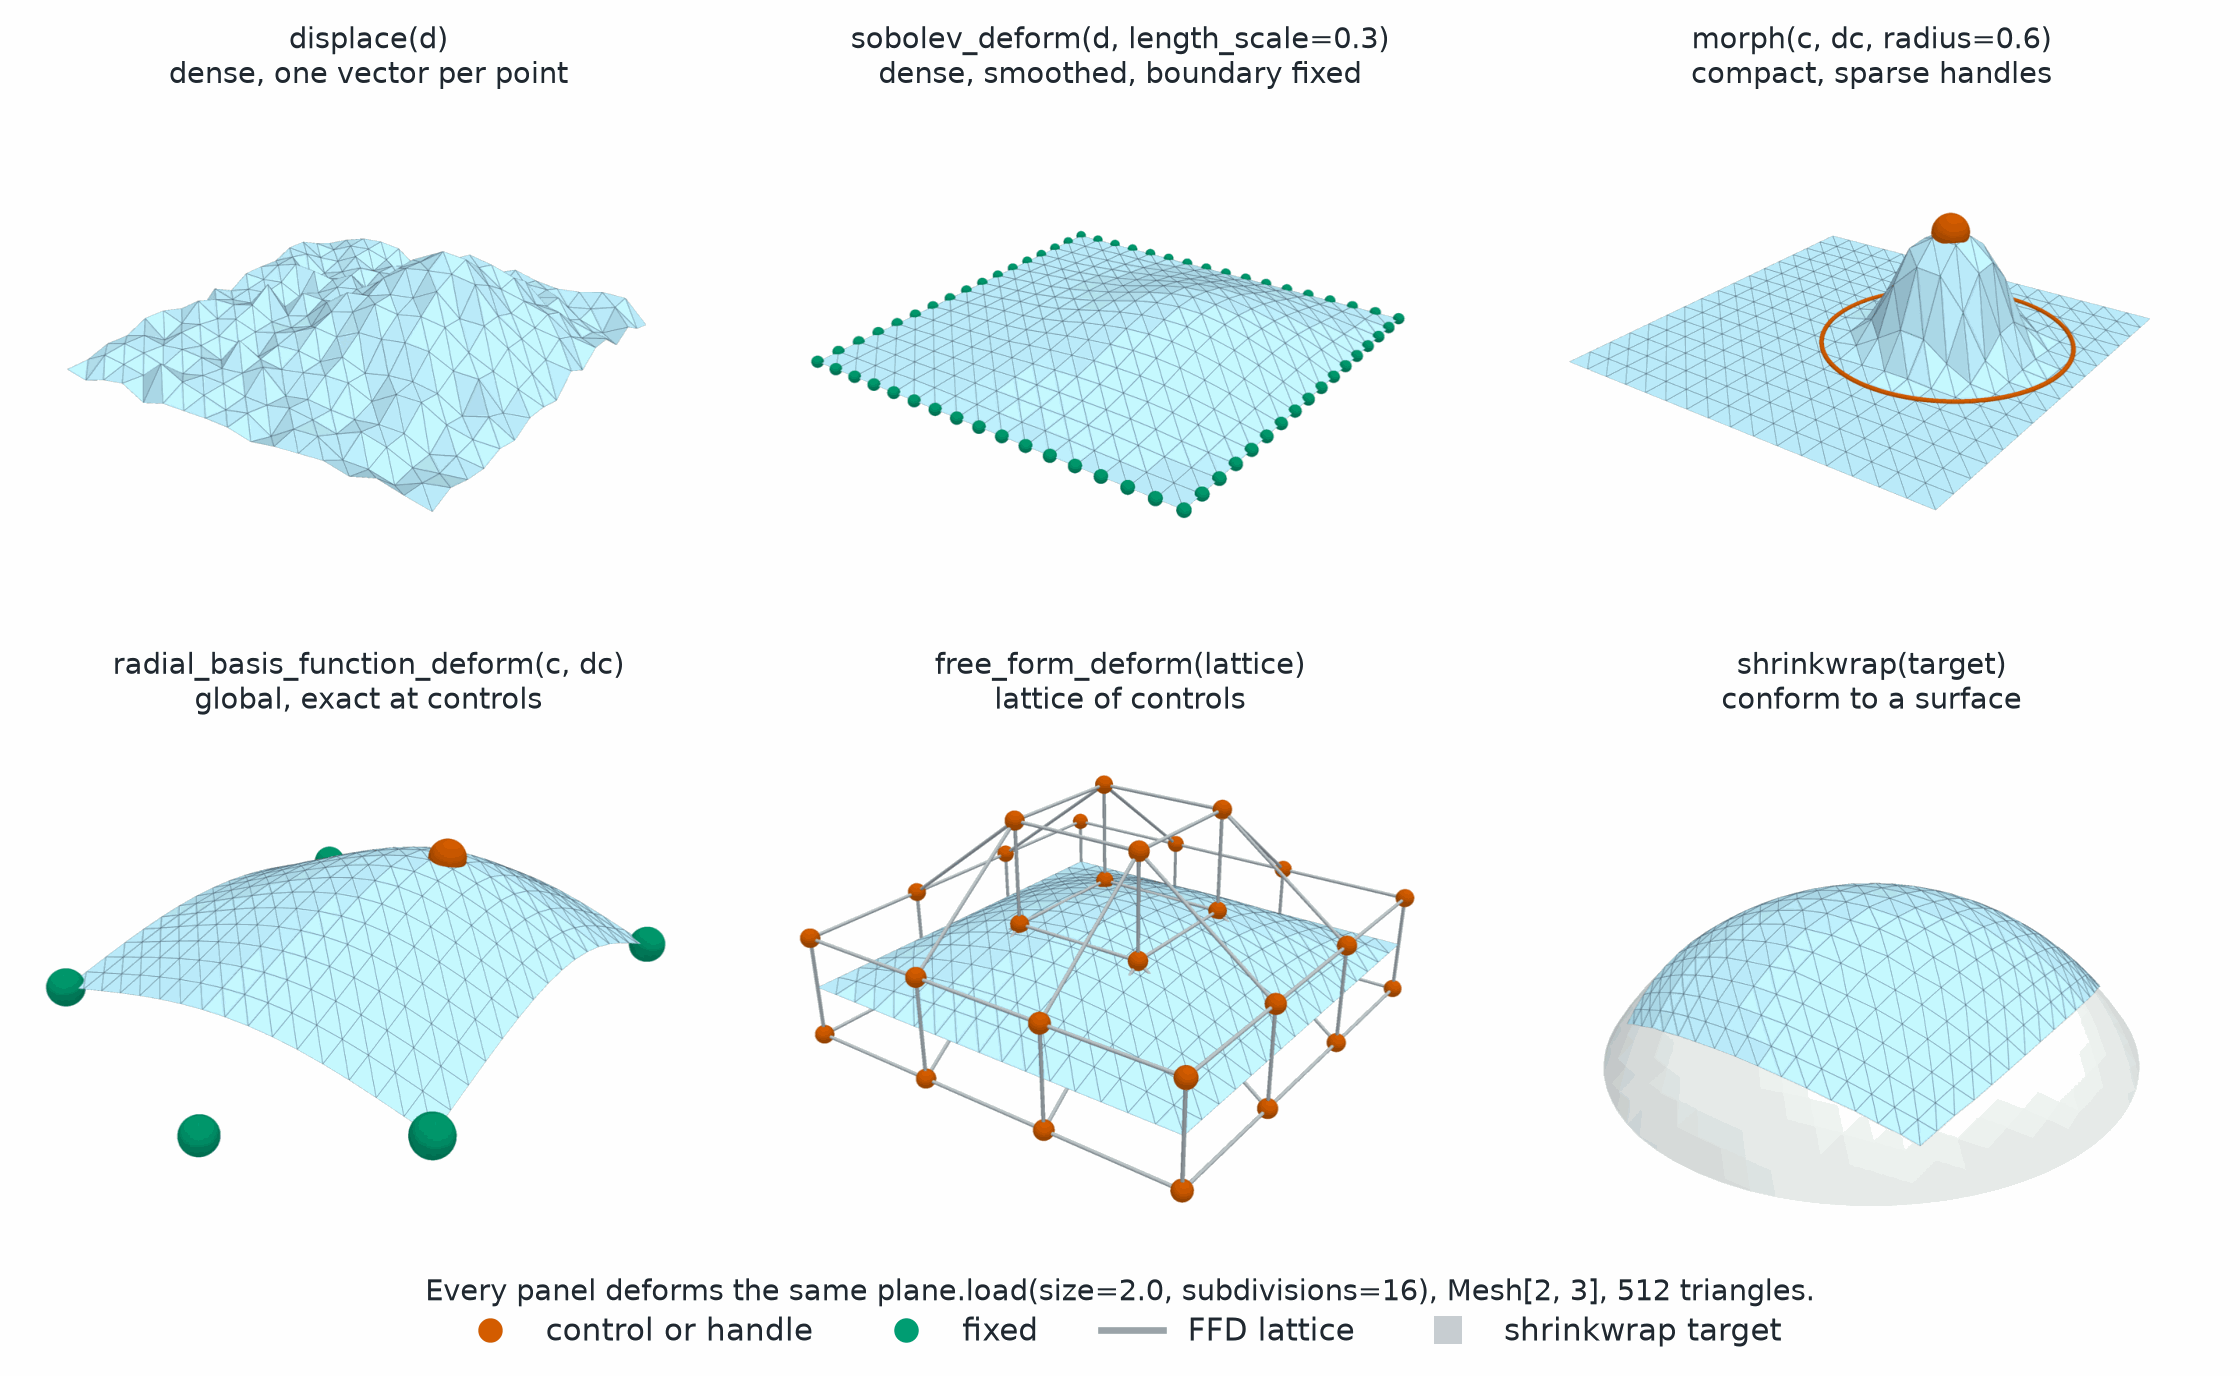

Reproduce this figure in Python.
# SPDX-FileCopyrightText: Copyright (c) 2023 - 2026 NVIDIA CORPORATION & AFFILIATES.
# SPDX-FileCopyrightText: All rights reserved.
# SPDX-License-Identifier: Apache-2.0
#
# Licensed under the Apache License, Version 2.0 (the "License");
# you may not use this file except in compliance with the License.
# You may obtain a copy of the License at
#
# http://www.apache.org/licenses/LICENSE-2.0
#
# Unless required by applicable law or agreed to in writing, software
# distributed under the License is distributed on an "AS IS" BASIS,
# WITHOUT WARRANTIES OR CONDITIONS OF ANY KIND, either express or implied.
# See the License for the specific language governing permissions and
# limitations under the License.

"""Apply the six deformation families to one flat sheet, seen from one camera."""

from itertools import product
from pathlib import Path

import matplotlib.pyplot as plt
import numpy as np
import torch
from _style import (
    ACCENT_LIGHTING,
    EDGE,
    FIXED,
    RESULT,
    SURFACE,
    SURFACE_EDGE,
    VIEW_UP,
    VIEW_VECTOR,
    save,
    spheres,
)
from matplotlib.lines import Line2D

from physicsnemo.mesh.io import to_pyvista
from physicsnemo.mesh.primitives.surfaces import plane, sphere_icosahedral

OUTPUT = Path(__file__).parent / "deformation_families.png"

SEED = 0
HANDLE = (0.3, 0.2)
LIFT = 0.55
RADIUS = 0.6
# One camera for every panel, so that the shapes compare directly.
FOCUS = (0.0, 0.0, -0.12)
CAMERA_DISTANCE = 5.1
SPHERE_RADIUS = 0.04
TARGET = "#c5ccd1"  # the shrinkwrap target, behind the result


def _render(actors):
    """Render PyVista actors off-screen from the shared fixed camera."""

    import pyvista as pv

    pv.OFF_SCREEN = True
    plotter = pv.Plotter(off_screen=True, window_size=(900, 720))
    plotter.enable_anti_aliasing("ssaa")
    plotter.set_background("white")
    for dataset, kwargs in actors:
        plotter.add_mesh(dataset, **{"ambient": 0.35, **kwargs})
    direction = np.asarray(VIEW_VECTOR) / np.linalg.norm(VIEW_VECTOR)
    eye = tuple(np.asarray(FOCUS) + CAMERA_DISTANCE * direction)
    plotter.camera_position = [eye, FOCUS, VIEW_UP]
    image = plotter.screenshot(return_img=True)
    plotter.close()
    return image


def _segments(starts, ends, radius):
    """Draw straight segments between paired points as tubes."""

    import pyvista as pv

    starts, ends = np.asarray(starts), np.asarray(ends)
    points = np.concatenate([starts, ends])
    n = len(starts)
    lines = np.column_stack([np.full(n, 2), np.arange(n), np.arange(n) + n]).ravel()
    return pv.PolyData(points, lines=lines).tube(radius=radius)


def main():
    """Generate the documentation image."""

    torch.manual_seed(SEED)
    sheet = plane.load(size=2.0, subdivisions=16)
    points = sheet.points
    x, y = points[:, 0], points[:, 1]
    edge = (x.abs() > 0.999) | (y.abs() > 0.999)
    up = torch.tensor([0.0, 0.0, 1.0])

    # A dense field: a smooth bump plus seeded noise, one vector per point.
    bump = 0.4 * torch.exp(-((x - HANDLE[0]) ** 2 + (y - HANDLE[1]) ** 2) / 0.25)
    noise = 0.035 * torch.randn(sheet.n_points)
    d = (bump + noise)[:, None] * up

    handle = torch.tensor([[HANDLE[0], HANDLE[1], 0.0]])
    lift = torch.tensor([[0.0, 0.0, LIFT]])
    corners = torch.tensor([[sx, sy, 0.0] for sx, sy in product((-1.0, 1.0), repeat=2)])
    # The corners and the handle are coplanar, which makes the affine tail singular.
    # A sixth fixed control below the sheet keeps the fit well posed.
    anchors = torch.cat([corners, torch.tensor([[0.0, -1.2, -0.3]])])
    controls = torch.cat([anchors, handle])
    control_moves = torch.cat([torch.zeros(len(anchors), 3), lift])

    # A 4 x 4 x 2 Bernstein lattice. The sheet is flat, so the box needs an explicit
    # positive z extent.
    origin = torch.tensor([-1.0, -1.0, -0.25])
    extent = torch.tensor([2.0, 2.0, 0.5])
    resolution = (4, 4, 2)
    lattice = torch.zeros(*resolution, 3)
    lattice[1:3, 1:3, :, 2] = 0.5

    target = sphere_icosahedral.load(radius=1.6, subdivisions=4).translate(
        torch.tensor([0.0, 0.0, -1.3])
    )
    # Drawn slightly inside the target, so that the wrapped sheet stays visible on it.
    backdrop = sphere_icosahedral.load(radius=1.585, subdivisions=4).translate(
        torch.tensor([0.0, 0.0, -1.3])
    )

    results = [
        sheet.displace(d),
        sheet.sobolev_deform(d, length_scale=0.3, fixed_points=edge),
        sheet.morph(handle, lift, radius=RADIUS),
        sheet.radial_basis_function_deform(controls, control_moves),
        sheet.free_form_deform(lattice, origin=origin, extent=extent),
        sheet.shrinkwrap(target),
    ]

    import pyvista as pv

    surface = {"color": SURFACE, "show_edges": True, "edge_color": SURFACE_EDGE}
    lifted = (handle + lift).numpy()
    accent = {"color": RESULT, **ACCENT_LIGHTING}
    fixed = {"color": FIXED, **ACCENT_LIGHTING}
    handle_actor = (spheres(lifted, 2.2 * SPHERE_RADIUS), accent)
    lift_actor = (_segments(handle.numpy(), lifted, 0.012), accent)

    edge_points = results[1].points[edge].numpy()
    # The compact support of the handle, drawn as a ring on the flat part of the sheet.
    angles = np.linspace(0.0, 2.0 * np.pi, 97)
    ring = np.column_stack(
        [HANDLE[0] + RADIUS * np.cos(angles), HANDLE[1] + RADIUS * np.sin(angles)]
    )
    ring = np.column_stack([ring, np.full(len(angles), 0.004)])
    support = _segments(ring[:-1], ring[1:], 0.011)

    nodes = np.stack(
        np.meshgrid(*[np.linspace(0.0, 1.0, n) for n in resolution], indexing="ij"), -1
    )
    nodes = origin.numpy() + extent.numpy() * nodes + lattice.numpy()
    starts, ends = [], []
    for axis in range(3):
        head = [slice(None)] * 3
        tail = [slice(None)] * 3
        head[axis], tail[axis] = slice(None, -1), slice(1, None)
        starts.append(nodes[tuple(head)].reshape(-1, 3))
        ends.append(nodes[tuple(tail)].reshape(-1, 3))
    cage = _segments(np.concatenate(starts), np.concatenate(ends), 0.008)

    target_pv = to_pyvista(backdrop)
    cap = target_pv.clip(normal="z", origin=(0.0, 0.0, -0.4), invert=False)

    extras = [
        [],
        [(spheres(edge_points, 0.7 * SPHERE_RADIUS), fixed)],
        [
            (support, accent),
            handle_actor,
            lift_actor,
        ],
        [
            (spheres(anchors.numpy(), 2.2 * SPHERE_RADIUS), fixed),
            handle_actor,
            lift_actor,
        ],
        [
            (cage, {"color": EDGE}),
            (spheres(nodes.reshape(-1, 3), 1.1 * SPHERE_RADIUS), accent),
        ],
        [(cap, {"color": TARGET, "show_edges": False})],
    ]
    titles = [
        ("displace(d)", "dense, one vector per point"),
        ("sobolev_deform(d, length_scale=0.3)", "dense, smoothed, boundary fixed"),
        (f"morph(c, dc, radius={RADIUS})", "compact, sparse handles"),
        ("radial_basis_function_deform(c, dc)", "global, exact at controls"),
        ("free_form_deform(lattice)", "lattice of controls"),
        ("shrinkwrap(target)", "conform to a surface"),
    ]

    figure, axes = plt.subplots(2, 3, figsize=(14.0, 8.6))
    for axis, mesh, extra, (call, family) in zip(
        axes.flat, results, extras, titles, strict=True
    ):
        image = _render([(to_pyvista(mesh), surface), *extra])
        axis.imshow(image[20:-20, 20:-20])
        axis.set_title(f"{call}\n{family}")
        axis.set_axis_off()

    legend = [
        Line2D([], [], marker="o", linestyle="", color=RESULT, markersize=10),
        Line2D([], [], marker="o", linestyle="", color=FIXED, markersize=10),
        Line2D([], [], color=EDGE, linewidth=3),
        Line2D([], [], marker="s", linestyle="", color=TARGET, markersize=12),
    ]
    figure.legend(
        legend,
        ["control or handle", "fixed", "FFD lattice", "shrinkwrap target"],
        loc="lower center",
        ncol=4,
        frameon=False,
        bbox_to_anchor=(0.5, 0.0),
    )
    figure.text(
        0.5,
        0.055,
        f"Every panel deforms the same plane.load(size=2.0, subdivisions=16), "
        f"Mesh[{sheet.n_manifold_dims}, {sheet.n_spatial_dims}], {sheet.n_cells} triangles.",
        ha="center",
    )
    figure.subplots_adjust(
        left=0.0, right=1.0, bottom=0.09, top=0.93, wspace=0.02, hspace=0.18
    )
    save(figure, OUTPUT)


if __name__ == "__main__":
    main()
